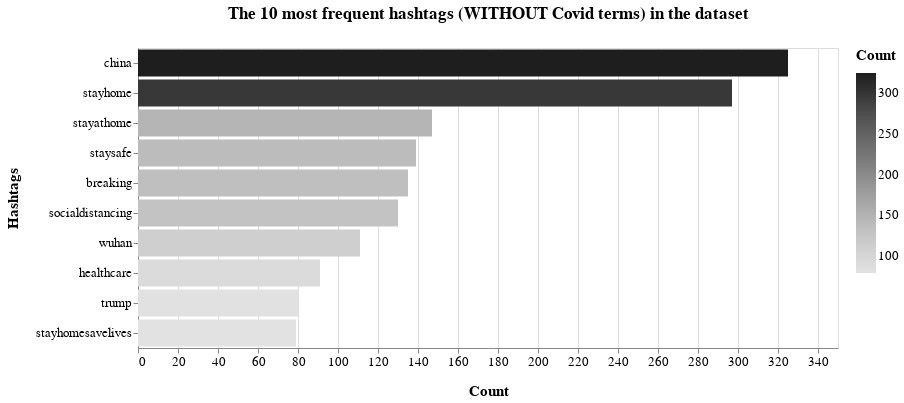

Source (notebook cell):
### Markdown cell above
We have calculated the frequency distribution, always displayed in the form of a bar chart showing the 15 most frequent hashtags (without Covid words) within the dataset:

### Code cell
out_hashtag = dict(nltk.FreqDist(cmt_list))
#fdist_sorted_hashtag = dict(sorted(fdist_hashtag.items(), key=lambda item: item[1], reverse=True))
#out_hashtag = dict(itertools.islice(fdist_sorted_hashtag.items(), 15))

df_hashtag = pd.DataFrame.from_dict(out_hashtag, orient='index').reset_index()
df_hashtag = df_hashtag.rename(columns={'index':'Hashtags', 0:'Count'})
#alt.renderers.enable('altair_viewer',inline=True)

# range=['#defae8','#d2f8df','#79eb9f','#4ce57f','#1fdf5f','#19b24c','#138539','#0c5926']

c = alt.Chart(
    df_hashtag
).mark_bar().encode(
    x=alt.X('Count:Q'),
    y=alt.Y('Hashtags:N',sort='-x'),
    color=alt.Color('Count:Q',scale=alt.Scale(scheme="greys")),
    tooltip=[
        alt.Tooltip('Hashtags:N', title='Hashtags'),
        alt.Tooltip('Count:Q', title='Tweet count')
    ]
).transform_window(
    rank='rank(Count)',
    sort=[alt.SortField('Count', order='descending')]
).transform_filter(
    (alt.datum.rank <= 10)
).properties(
    width=700,
    height=300,
    title = "The 10 most frequent hashtags (WITHOUT Covid terms) in the dataset"
).configure_title(
    fontSize=17,
    offset=25
).configure_axis(
    labelFontSize=13,
    titleFontSize=15,
    titlePadding=15
).configure_legend(
    gradientThickness=20,
    titleFontSize=15,
    labelFontSize=13,
    titlePadding=10
)

c

### Figure 1 — Vega-Lite specification as saved in the notebook (floating-point values rounded to 4 significant figures; data arrays with more than 128 entries replaced by an {"elided": "..."} marker saying what was removed)
{"config": {"view": {"continuousWidth": 400, "continuousHeight": 300}, "axis": {"labelFontSize": 13, "titleFontSize": 15, "titlePadding": 15}, "legend": {"gradientThickness": 20, "labelFontSize": 13, "titleFontSize": 15, "titlePadding": 10}, "title": {"fontSize": 17, "offset": 25}}, "data": {"name": "data-29745c47c572fab950861fda4642aba2"}, "mark": "bar", "encoding": {"color": {"type": "quantitative", "field": "Count", "scale": {"scheme": "greys"}}, "tooltip": [{"type": "nominal", "field": "Hashtags", "title": "Hashtags"}, {"type": "quantitative", "field": "Count", "title": "Tweet count"}], "x": {"type": "quantitative", "field": "Count"}, "y": {"type": "nominal", "field": "Hashtags", "sort": "-x"}}, "height": 300, "title": "The 10 most frequent hashtags (WITHOUT Covid terms) in the dataset", "transform": [{"window": [{"op": "rank", "field": "Count", "as": "rank"}], "sort": [{"field": "Count", "order": "descending"}]}, {"filter": "(datum.rank <= 10)"}], "width": 700, "$schema": "https://vega.github.io/schema/vega-lite/v4.8.1.json", "datasets": {"data-29745c47c572fab950861fda4642aba2": {"elided": "19441 records"}}}
